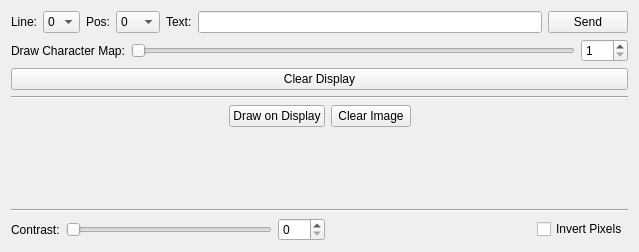
<?xml version="1.0" encoding="UTF-8"?>
<ui version="4.0">
 <class>OLED128x64V2</class>
 <widget class="QWidget" name="OLED128x64V2">
  <property name="geometry">
   <rect>
    <x>0</x>
    <y>0</y>
    <width>639</width>
    <height>252</height>
   </rect>
  </property>
  <property name="windowTitle">
   <string>Form</string>
  </property>
  <layout class="QVBoxLayout" name="verticalLayout_6">
   <item>
    <layout class="QHBoxLayout" name="horizontalLayout_3">
     <item>
      <widget class="QLabel" name="label_2">
       <property name="text">
        <string>Line:</string>
       </property>
      </widget>
     </item>
     <item>
      <widget class="QComboBox" name="line_combobox">
       <item>
        <property name="text">
         <string>0</string>
        </property>
       </item>
       <item>
        <property name="text">
         <string>1</string>
        </property>
       </item>
       <item>
        <property name="text">
         <string>2</string>
        </property>
       </item>
       <item>
        <property name="text">
         <string>3</string>
        </property>
       </item>
       <item>
        <property name="text">
         <string>4</string>
        </property>
       </item>
       <item>
        <property name="text">
         <string>5</string>
        </property>
       </item>
       <item>
        <property name="text">
         <string>6</string>
        </property>
       </item>
       <item>
        <property name="text">
         <string>7</string>
        </property>
       </item>
      </widget>
     </item>
     <item>
      <widget class="QLabel" name="label_4">
       <property name="text">
        <string>Pos:</string>
       </property>
      </widget>
     </item>
     <item>
      <widget class="QComboBox" name="pos_combobox">
       <item>
        <property name="text">
         <string>0</string>
        </property>
       </item>
       <item>
        <property name="text">
         <string>1</string>
        </property>
       </item>
       <item>
        <property name="text">
         <string>2</string>
        </property>
       </item>
       <item>
        <property name="text">
         <string>3</string>
        </property>
       </item>
       <item>
        <property name="text">
         <string>4</string>
        </property>
       </item>
       <item>
        <property name="text">
         <string>5</string>
        </property>
       </item>
       <item>
        <property name="text">
         <string>6</string>
        </property>
       </item>
       <item>
        <property name="text">
         <string>7</string>
        </property>
       </item>
       <item>
        <property name="text">
         <string>8</string>
        </property>
       </item>
       <item>
        <property name="text">
         <string>9</string>
        </property>
       </item>
       <item>
        <property name="text">
         <string>10</string>
        </property>
       </item>
       <item>
        <property name="text">
         <string>11</string>
        </property>
       </item>
       <item>
        <property name="text">
         <string>12</string>
        </property>
       </item>
       <item>
        <property name="text">
         <string>13</string>
        </property>
       </item>
       <item>
        <property name="text">
         <string>14</string>
        </property>
       </item>
       <item>
        <property name="text">
         <string>15</string>
        </property>
       </item>
       <item>
        <property name="text">
         <string>16</string>
        </property>
       </item>
       <item>
        <property name="text">
         <string>17</string>
        </property>
       </item>
       <item>
        <property name="text">
         <string>18</string>
        </property>
       </item>
       <item>
        <property name="text">
         <string>19</string>
        </property>
       </item>
       <item>
        <property name="text">
         <string>20</string>
        </property>
       </item>
       <item>
        <property name="text">
         <string>21</string>
        </property>
       </item>
      </widget>
     </item>
     <item>
      <widget class="QLabel" name="label_3">
       <property name="text">
        <string>Text:</string>
       </property>
      </widget>
     </item>
     <item>
      <widget class="QLineEdit" name="text_edit">
       <property name="maxLength">
        <number>26</number>
       </property>
      </widget>
     </item>
     <item>
      <widget class="QPushButton" name="send_button">
       <property name="text">
        <string>Send</string>
       </property>
      </widget>
     </item>
    </layout>
   </item>
   <item>
    <layout class="QHBoxLayout" name="horizontalLayout_6">
     <item>
      <widget class="QLabel" name="label_5">
       <property name="text">
        <string>Draw Character Map:</string>
       </property>
      </widget>
     </item>
     <item>
      <widget class="QSlider" name="char_slider">
       <property name="minimum">
        <number>1</number>
       </property>
       <property name="maximum">
        <number>255</number>
       </property>
       <property name="orientation">
        <enum>Qt::Horizontal</enum>
       </property>
      </widget>
     </item>
     <item>
      <widget class="QSpinBox" name="char_spin">
       <property name="minimum">
        <number>1</number>
       </property>
       <property name="maximum">
        <number>255</number>
       </property>
      </widget>
     </item>
    </layout>
   </item>
   <item>
    <layout class="QHBoxLayout" name="horizontalLayout_5">
     <item>
      <widget class="QPushButton" name="clear_display_button">
       <property name="text">
        <string>Clear Display</string>
       </property>
      </widget>
     </item>
    </layout>
   </item>
   <item>
    <widget class="Line" name="line">
     <property name="orientation">
      <enum>Qt::Horizontal</enum>
     </property>
    </widget>
   </item>
   <item>
    <layout class="QHBoxLayout" name="horizontalLayout">
     <item>
      <spacer name="horizontalSpacer">
       <property name="orientation">
        <enum>Qt::Horizontal</enum>
       </property>
       <property name="sizeHint" stdset="0">
        <size>
         <width>40</width>
         <height>20</height>
        </size>
       </property>
      </spacer>
     </item>
     <item>
      <layout class="QVBoxLayout" name="image_button_layout">
       <item>
        <layout class="QHBoxLayout" name="horizontalLayout_2">
         <item>
          <widget class="QPushButton" name="draw_button">
           <property name="text">
            <string>Draw on Display</string>
           </property>
          </widget>
         </item>
         <item>
          <widget class="QPushButton" name="clear_button">
           <property name="text">
            <string>Clear Image</string>
           </property>
          </widget>
         </item>
        </layout>
       </item>
       <item>
        <spacer name="verticalSpacer">
         <property name="orientation">
          <enum>Qt::Vertical</enum>
         </property>
         <property name="sizeHint" stdset="0">
          <size>
           <width>20</width>
           <height>40</height>
          </size>
         </property>
        </spacer>
       </item>
      </layout>
     </item>
     <item>
      <spacer name="horizontalSpacer_2">
       <property name="orientation">
        <enum>Qt::Horizontal</enum>
       </property>
       <property name="sizeHint" stdset="0">
        <size>
         <width>40</width>
         <height>20</height>
        </size>
       </property>
      </spacer>
     </item>
    </layout>
   </item>
   <item>
    <widget class="Line" name="line_2">
     <property name="orientation">
      <enum>Qt::Horizontal</enum>
     </property>
    </widget>
   </item>
   <item>
    <layout class="QHBoxLayout" name="horizontalLayout_4">
     <item>
      <widget class="QLabel" name="label">
       <property name="text">
        <string>Contrast:</string>
       </property>
      </widget>
     </item>
     <item>
      <widget class="QSlider" name="contrast_slider">
       <property name="maximum">
        <number>255</number>
       </property>
       <property name="orientation">
        <enum>Qt::Horizontal</enum>
       </property>
      </widget>
     </item>
     <item>
      <widget class="QSpinBox" name="contrast_spin">
       <property name="maximum">
        <number>255</number>
       </property>
      </widget>
     </item>
     <item>
      <spacer name="horizontalSpacer_3">
       <property name="orientation">
        <enum>Qt::Horizontal</enum>
       </property>
       <property name="sizeHint" stdset="0">
        <size>
         <width>40</width>
         <height>20</height>
        </size>
       </property>
      </spacer>
     </item>
     <item>
      <widget class="QCheckBox" name="invert_checkbox">
       <property name="text">
        <string>Invert Pixels</string>
       </property>
      </widget>
     </item>
    </layout>
   </item>
  </layout>
 </widget>
 <resources/>
 <connections/>
</ui>
